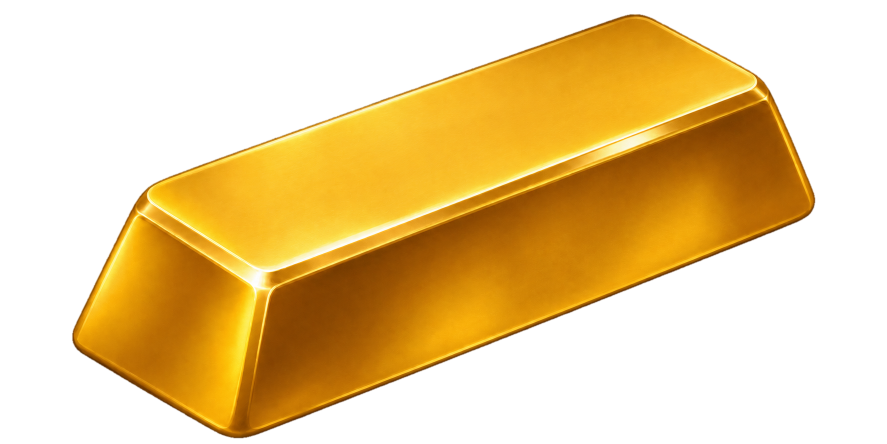
#> input picture sheets/goldbar/gold_bar/source/gold_bar_master.png, 1774 x 887 px (shown at 1/2 size)
$ python -i asset_utils.py   (imports and definitions only)
#> lines starting #> are read from the running program, lines starting #| are printed output that depends on the picture; after the words box and inside, x2 and y2 are one past the last pixel; in counts of white or black regions, pixels touching at a corner belong together
#> further down, picture is the input picture: PIL image 1774x887 RGBA; mean R, G, B, A 95.4, 65.7, 10.1, 114.2
from pathlib import Path
from PIL import Image, ImageDraw, ImageFilter
from scipy import ndimage as ndi
import numpy as np
import math, io, os, json, hashlib, zipfile
ROOT=Path(__file__).resolve().parents[1]
S=512; SS=2; HI=S*SS; N=27; FPS=24
R=Image.Resampling.LANCZOS

def write_bytes(path,data):
    path=Path(path);path.parent.mkdir(parents=True,exist_ok=True)
    tmp=path.with_name(path.name+'.writing');tmp.write_bytes(data);os.replace(tmp,path)

def save(im,path,**kw):
    b=io.BytesIO();im.save(b,format={'.png':'PNG','.apng':'PNG','.gif':'GIF','.jpg':'JPEG'}[Path(path).suffix],**kw)
    write_bytes(path,b.getvalue())

def smooth(t):
    t=np.clip(t,0,1);return t*t*(3-2*t)

def clean(im):
    ar=np.array(im.convert('RGBA'))
    labels,_=ndi.label(ar[:,:,3]>180);counts=np.bincount(labels.ravel());counts[0]=0
#> after `labels, _ = ndi.label(ar[:, :, 3] > 180)`:
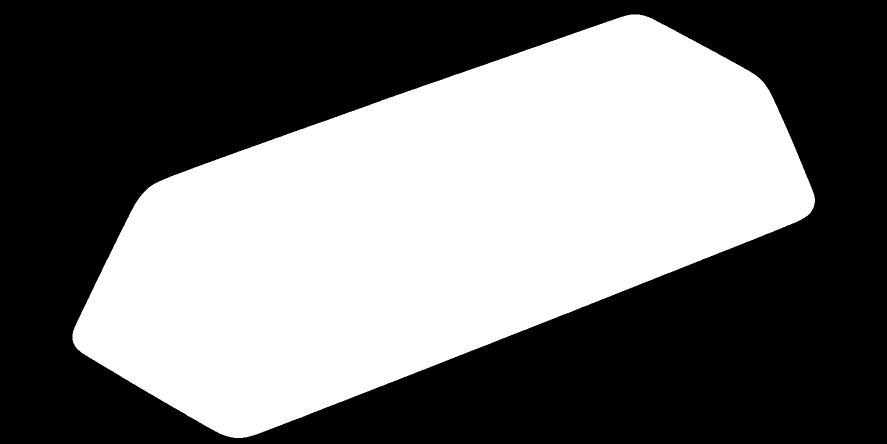
#> labels: shape (887, 1774) int32 (shown at 1/2 size); values 0 (black) and 1 (white), 44.7% white; 1 white region, box (x1, y1, x2, y2) and area: (145, 29, 1630, 876) 703132
#> after `counts = np.bincount(labels.ravel())`: counts = [870406, 703132]
    mask=labels==counts.argmax();mask=ndi.binary_opening(mask,iterations=2)
    mask=ndi.binary_closing(mask,iterations=2);mask=ndi.binary_erosion(mask,iterations=1)
#> after `mask = ndi.binary_erosion(mask, iterations=1)`:
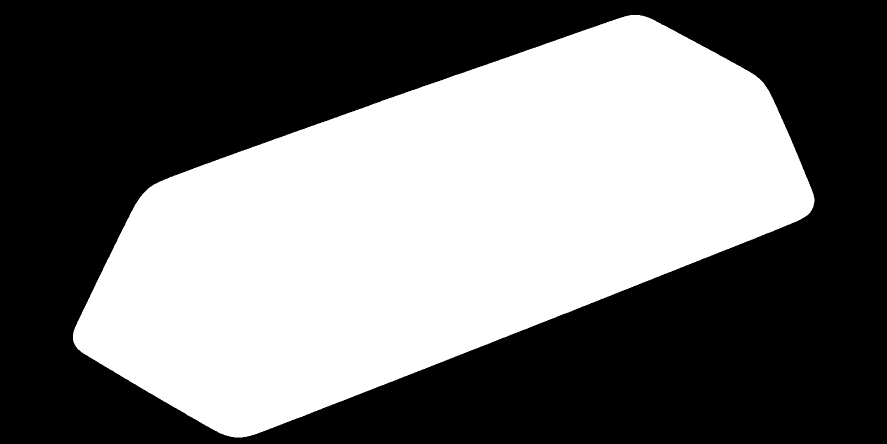
#> mask: shape (887, 1774) bool (shown at 1/2 size); 44.5% white; 1 white region, box (x1, y1, x2, y2) and area: (146, 30, 1629, 875) 699854
    alpha=np.round(ndi.gaussian_filter(mask.astype(float),.8)*255).astype(np.uint8);alpha[alpha<2]=0
#> after `alpha[alpha < 2] = 0`: alpha: shape (887, 1774); min 0, max 255, mean 113.4
    core=mask&(ar[:,:,3]>=245);_,idx=ndi.distance_transform_edt(~core,return_indices=True)
    edge=(alpha>0)&~core;ar[edge,:3]=ar[idx[0][edge],idx[1][edge],:3]
#> after `edge = (alpha > 0) & ~core`:
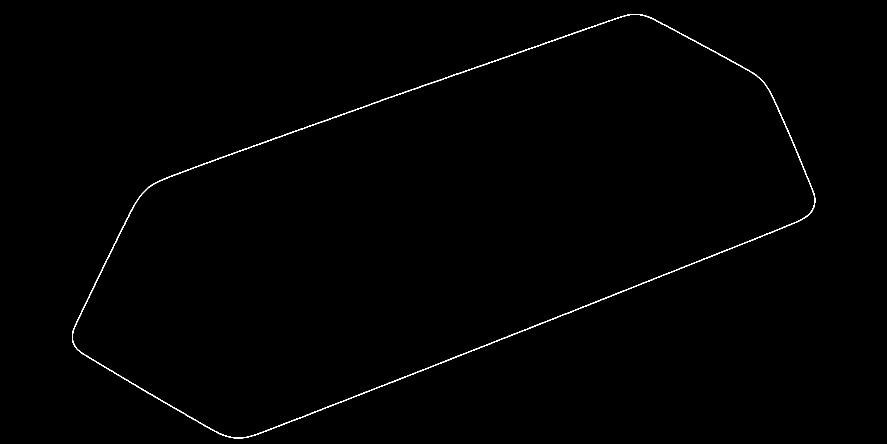
#> edge: shape (887, 1774) bool (shown at 1/2 size); 0.5% white in thin lines or dots, all inside (x1, y1, x2, y2) = (144, 28, 1631, 877)
#> after `ar[edge, :3] = ar[idx[0][edge], idx[1][edge], :3]`: ar: shape (887, 1774, 4); 0.5% of pixels changed, all inside (x1, y1, x2, y2) = (144, 28, 1631, 877)
    ar[:,:,3]=alpha;ar[alpha==0,:3]=0
#> after `ar[alpha == 0, :3] = 0`:
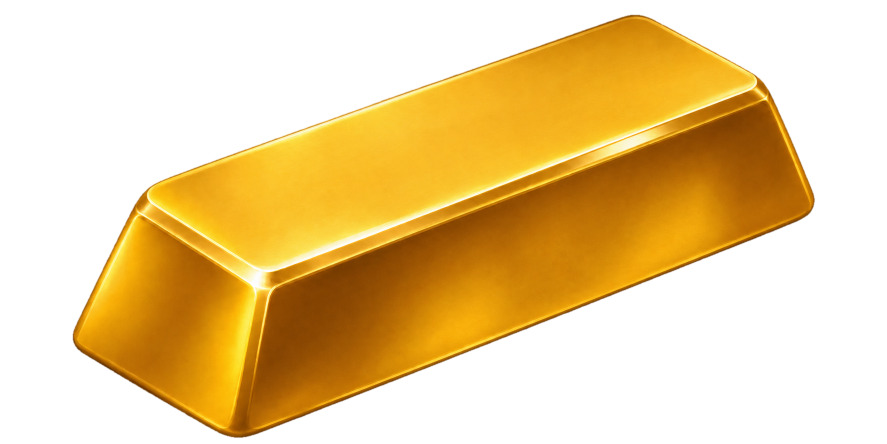
#> ar: shape (887, 1774, 4) (shown at 1/2 size); mean R, G, B, A 95.1, 65.6, 10.1, 113.4; transparent parts drawn white
    return Image.fromarray(ar)

# [48 lines left out: functions export, validate, previews, not called in this run]

>>> from PIL import Image
>>> picture = Image.open('gold_bar_master.png')
>>> result = clean(picture)

$ run again, on sheets/goldbar/gold_bar/source/gold_bar_neutral_512.png
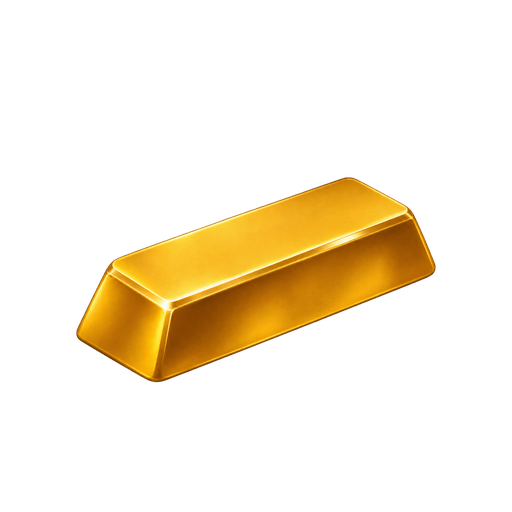
#> input picture sheets/goldbar/gold_bar/source/gold_bar_neutral_512.png, 512 x 512 px
#> picture is the input picture: PIL image 512x512 RGBA; mean R, G, B, A 33.8, 23.2, 3.6, 40
#> in clean, `labels, _ = ndi.label(ar[:, :, 3] > 180)`:
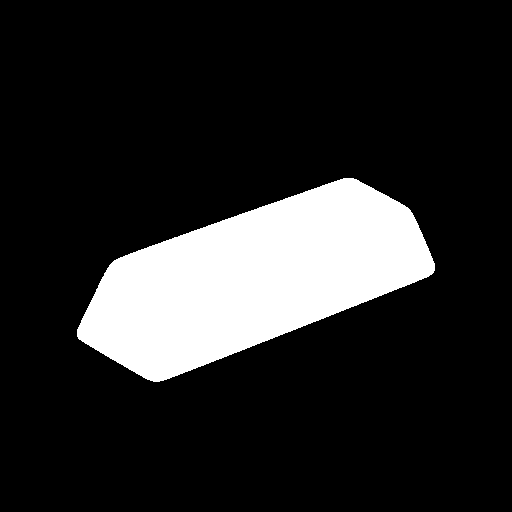
#> labels: shape (512, 512) int32; values 0 (black) and 1 (white), 15.6% white; 1 white region, box (x1, y1, x2, y2) and area: (77, 178, 435, 382) 40943
#> counts = [221201, 40943]
#> alpha: shape (512, 512); min 0, max 255, mean 39.1
#> edge: shape (512, 512) bool; 0.73% white in thin lines or dots, all inside (x1, y1, x2, y2) = (76, 177, 436, 383)
#> in clean, `ar[alpha == 0, :3] = 0`:
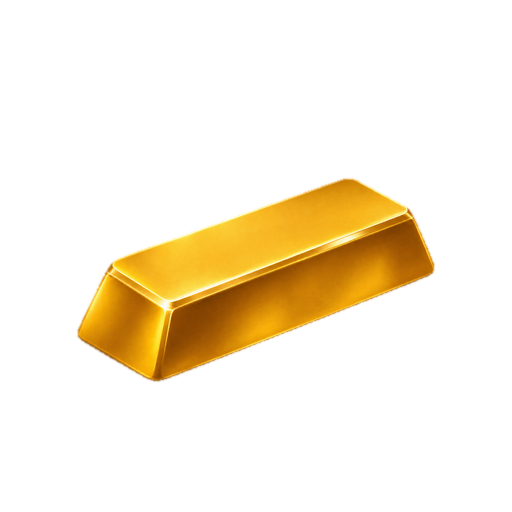
#> ar: shape (512, 512, 4); mean R, G, B, A 34.2, 23.6, 3.8, 39.1; transparent parts drawn white
